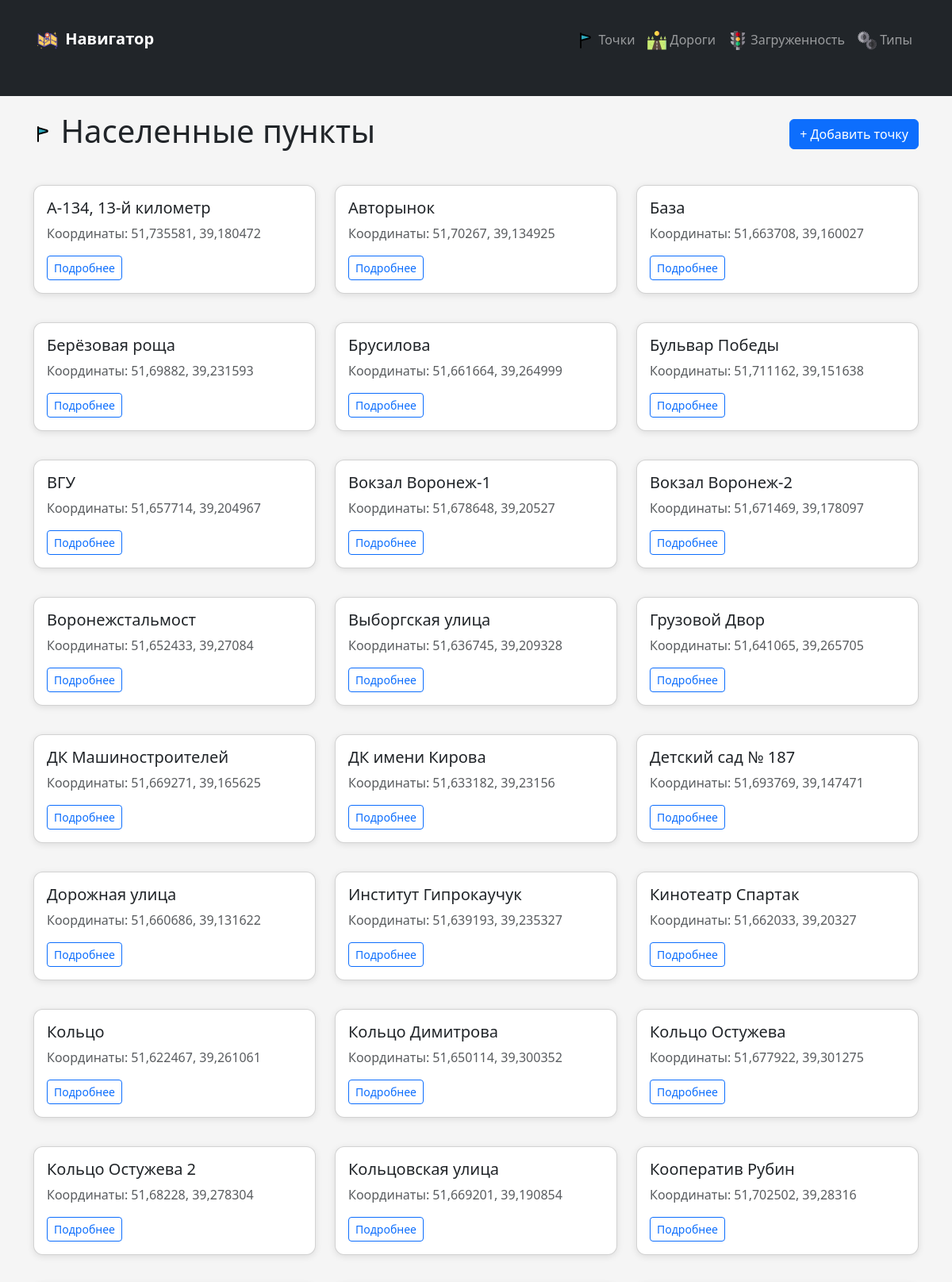
Page /locations/ (upper part) on the committed database.
### traffic/models.py (models this page shows, shortened)
class Location(models.Model):
    name = models.CharField(max_length=100, verbose_name="Название")
    latitude = models.FloatField(verbose_name="Широта")
    longitude = models.FloatField(verbose_name="Долгота")
    class Meta:
        verbose_name = 'Населённый пункт'
        verbose_name_plural = 'Населённые пункты'
        unique_together = ('latitude', 'longitude')

### traffic/views.py (the view, shortened to what this page needs)
    def handler(request, pk=None):
        queryset = model.objects.all()
        if model == RoadSegment:
            queryset = queryset.select_related('point_a', 'point_b')
        elif model == Traffic:
            queryset = queryset.select_related('road_segment', 'congestion_type')
        elif model == Location:
            queryset = queryset.order_by('name')
        return render(request, f'traffic/list_{template_base}s.html', {f'{template_base}s': queryset})

### traffic/views.py (called while the page is built, shortened)
def create_crud_handler(model, form_class, template_base, serialize_func=None):
    def handler(request, pk=None):
        queryset = model.objects.all()
        if model == RoadSegment:
            queryset = queryset.select_related('point_a', 'point_b')
        elif model == Traffic:
            queryset = queryset.select_related('road_segment', 'congestion_type')
        elif model == Location:
            queryset = queryset.order_by('name')
        return render(request, f'traffic/list_{template_base}s.html', {f'{template_base}s': queryset})
    return handler

### traffic/templates/traffic/list_locations.html (shortened to what this page needs)
{% extends 'traffic/layout.html' %}
{% load static %}
{% block content %}
<div class="d-flex justify-content-between align-items-center mb-3">
    <h1><img src="{% static 'traffic/icons/flag-triagle-svgrepo-com.svg' %}" alt="Flag Icon" width="24" height="24"> Населенные пункты</h1>
    <a href="{% url 'location_create' %}" class="btn btn-primary">+ Добавить точку</a>
</div>
<div class="row">
    {% if locations %}
        {% for loc in locations %}
        <div class="col-md-4">
            <div class="card mb-3">
                <div class="card-body">
                    <h5 class="card-title">{{ loc.name }}</h5>
                    <p class="card-text text-muted">Координаты: {{ loc.latitude }}, {{ loc.longitude }}</p>
                    <a href="{% url 'location_detail' loc.id %}" class="btn btn-sm btn-outline-primary">Подробнее</a>
                </div>
            </div>
        </div>
        {% endfor %}
    {% else %}
        <div class="alert alert-warning">Нет записей</div>
    {% endif %}
</div>
{% endblock %}

### traffic/templates/traffic/layout.html (style rules this page uses)
body { background-color: #f5f5f5; }
.card { margin-top: 20px; border-radius: 12px; box-shadow: 0 2px 8px rgba(0,0,0,0.1); }
.btn-sm { margin-right: 5px; }

### rows in the picture
Location: name "А-134, 13-й километр", latitude "51,735581", longitude "39,180472"
Location: name "Авторынок", latitude "51,70267", longitude "39,134925"
Location: name "База", latitude "51,663708", longitude "39,160027"
Location: name "Берёзовая роща", latitude "51,69882", longitude "39,231593"
Location: name "Брусилова", latitude "51,661664", longitude "39,264999"
Location: name "Бульвар Победы", latitude "51,711162", longitude "39,151638"
Location: name "ВГУ", latitude "51,657714", longitude "39,204967"
Location: name "Вокзал Воронеж-1", latitude "51,678648", longitude "39,20527"
Location: name "Вокзал Воронеж-2", latitude "51,671469", longitude "39,178097"
Location: name "Воронежстальмост", latitude "51,652433", longitude "39,27084"
Location: name "Выборгская улица", latitude "51,636745", longitude "39,209328"
Location: name "Грузовой Двор", latitude "51,641065", longitude "39,265705"
Location: name "ДК Машиностроителей", latitude "51,669271", longitude "39,165625"
Location: name "ДК имени Кирова", latitude "51,633182", longitude "39,23156"
Location: name "Детский сад № 187", latitude "51,693769", longitude "39,147471"
Location: name "Дорожная улица", latitude "51,660686", longitude "39,131622"
Location: name "Институт Гипрокаучук", latitude "51,639193", longitude "39,235327"
Location: name "Кинотеатр Спартак", latitude "51,662033", longitude "39,20327"
Location: name "Кольцо", latitude "51,622467", longitude "39,261061"
Location: name "Кольцо Димитрова", latitude "51,650114", longitude "39,300352"
Location: name "Кольцо Остужева", latitude "51,677922", longitude "39,301275"
Location: name "Кольцо Остужева 2", latitude "51,68228", longitude "39,278304"
Location: name "Кольцовская улица", latitude "51,669201", longitude "39,190854"
Location: name "Кооператив Рубин", latitude "51,702502", longitude "39,28316"
